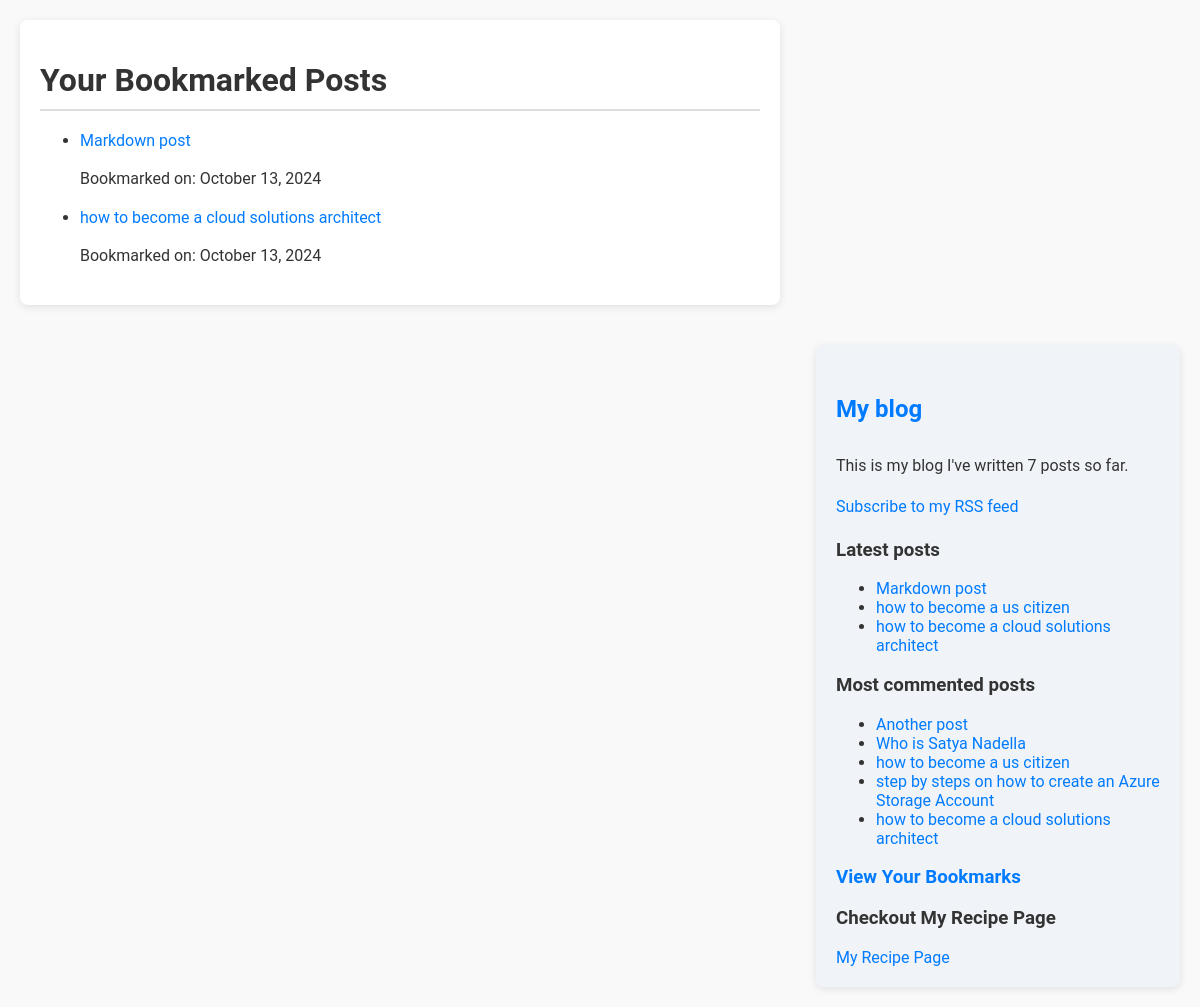
Screenshot of /bookmarks/ (signed in) with the database file from the repository.
### blog/models.py (models this page shows, shortened)
class BookmarkPost(models.Model):
    user = models.ForeignKey(User, on_delete=models.CASCADE)
    post = models.ForeignKey(Post, on_delete=models.CASCADE)
    created_at = models.DateTimeField(auto_now_add=True)
    class Meta:
        unique_together = ("user", "post")

class Post(models.Model):
    class Status(models.TextChoices):
        DRAFT = "DF", "Draft"
        PUBLISHED = "PB", "Published"
    title = models.CharField(max_length=250)
    slug = models.SlugField(max_length=250, unique_for_date="publish")
    author = models.ForeignKey(
        settings.AUTH_USER_MODEL, on_delete=models.CASCADE, related_name="blog_posts"
    )
    body = models.TextField()
    publish = models.DateTimeField(default=timezone.now)
    photo = models.ImageField(upload_to="blogs/%Y/%m/%d/", blank=True)
    created = models.DateTimeField(auto_now_add=True)
    updated = models.DateTimeField(auto_now=True)
    status = models.CharField(max_length=2, choices=Status, default=Status.DRAFT)
    objects = models.Manager()  # The default manager.
    published = PublishedManager()  # Our custom manager.
    tags = TaggableManager()
    class Meta:
        ordering = ["-publish"]
        indexes = [
            models.Index(fields=["-publish"]),
        ]
    def get_absolute_url(self):
        return reverse(
            "blog:post_detail",
            args=[
                self.publish.year,
                self.publish.month,
                self.publish.day,
                self.slug,
            ],
        )

### blog/views.py (the view)
# urls.py: path("bookmarks/", views.view_bookmarks, name="view_bookmarks"),
@login_required
def view_bookmarks(request):
    bookmarks = BookmarkPost.objects.filter(user=request.user).select_related("post")
    return render(request, "blog/post/bookmarks.html", {"bookmarks": bookmarks})

### blog/models.py (called while the page is built)
    def get_queryset(self):
        return super().get_queryset().filter(status=Post.Status.PUBLISHED)

### blog/templatetags/blog_tags.py (called while the page is built)
@register.simple_tag
def total_posts():
 return Post.published.count()

@register.inclusion_tag('blog/post/latest_posts.html')
def show_latest_posts(count=5):
    latest_posts = Post.published.order_by('-publish')[:count]
    return {'latest_posts': latest_posts}

@register.simple_tag
def get_most_commented_posts(count=5):
    return Post.published.annotate(
        total_comments=Count('comments')
    ).order_by('-total_comments')[:count]

### blog/templates/blog/post/bookmarks.html (shortened to what this page needs)
{% extends "blog/base.html" %}
{% block content %}
<h1>Your Bookmarked Posts</h1>
{% if bookmarks %}
<ul>
    {% for bookmark in bookmarks %}
    <li>
        <a
            href="{% url 'blog:post_detail' bookmark.post.publish.year bookmark.post.publish.month bookmark.post.publish.day bookmark.post.slug %}">
            {{ bookmark.post.title }}</a>
        <p>Bookmarked on: {{ bookmark.created_at|date:"F d, Y" }}</p>
    </li>
    {% endfor %}
</ul>
{% else %}
<p>You have no bookmarks yet.</p>
{% endif %}
{% endblock %}

### blog/templates/blog/base.html (shortened to what this page needs)
{% load blog_tags %}
{% load static %}
<!DOCTYPE html>
<html>
<head>
    <link href="{% static 'css/blog2.css' %}" rel="stylesheet">
</head>
<body>
    <div id="content">
        {% block content %}
        {% endblock %}
    </div>
    <div id="sidebar">
        <h2>My blog</h2>
        <p>
            This is my blog
            I've written {% total_posts %} posts so far.
        </p>
        <p>
            <a href="{% url 'blog:post_feed' %}">
                Subscribe to my RSS feed
            </a>
        </p>
        <h3>Latest posts</h3>
        {% show_latest_posts 3 %}
        <h3>Most commented posts</h3>
        {% get_most_commented_posts as most_commented_posts %}
        <ul>
            {% for post in most_commented_posts %}
            <li>
                <a href="{{ post.get_absolute_url }}">{{ post.title }}</a>
            </li>
            {% endfor %}
        </ul>
        <h3><a href="{% url 'blog:view_bookmarks' %}">View Your Bookmarks</a></h3>
        <h3>Checkout My Recipe Page</h3>
        <a href="{% url 'blog:recipe_list' %}"> My Recipe Page</a>
    </div>
</body>
</html>

### blog/templates/blog/post/latest_posts.html
<ul>
    {% for post in latest_posts %}
      <li>
        <a href="{{ post.get_absolute_url }}">{{ post.title }}</a>
      </li>
    {% endfor %}
  </ul>

### blog/static/css/blog2.css (style rules this page uses)
body { margin: 0; padding: 0; font-family: 'Roboto', sans-serif; background-color: #f9f9f9; color: #333; }
a { color: #007BFF; text-decoration: none; }
h1 { font-weight: 700; border-bottom: 2px solid #ddd; padding-bottom: 10px; margin-bottom: 20px; }
h2 { font-weight: 600; margin: 30px 0; color: #007BFF; }
#content { float: left; width: 60%; padding: 20px; background-color: #fff; box-shadow: 0 2px 8px rgba(0, 0, 0, 0.1); border-radius: 8px; margin: 20px; }
#sidebar { float: right; width: 27%; padding: 20px; background-color: #f0f4f8; border-radius: 8px; box-shadow: 0 2px 8px rgba(0, 0, 0, 0.1); margin: 20px; }
p { line-height: 1.6; }

### rows the page displays
BookmarkPost: post "Markdown post", created_at "October 13, 2024"
BookmarkPost: post "how to become a cloud solutions architect", created_at "October 13, 2024"
Post: title "Markdown post"
Post: title "how to become a us citizen"
Post: title "how to become a cloud solutions architect"
Post: title "Another post"
Post: title "Who is Satya Nadella"
Post: title "step by steps on how to create an Azure Storage Account"
